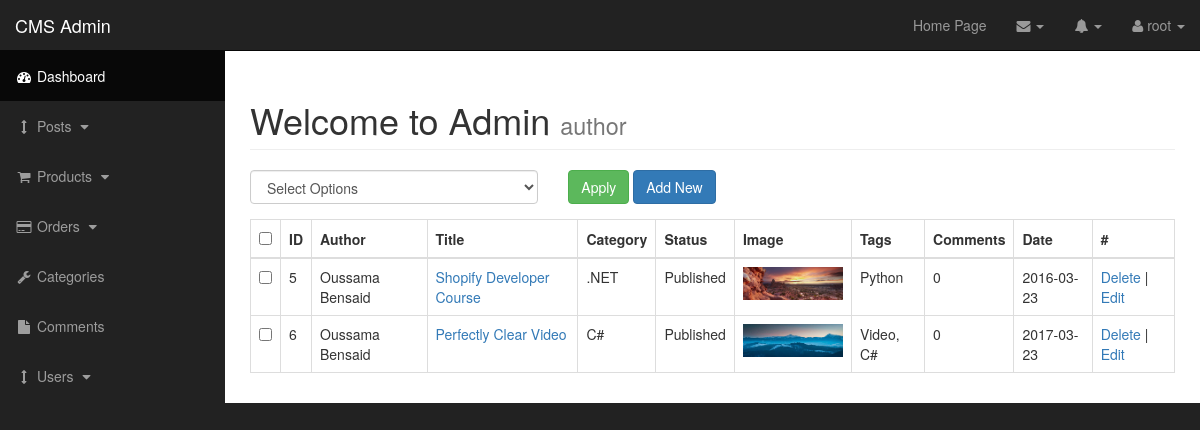
Page /cms-monolithic-legacy-php/admin/posts.php (signed in) on the committed database.
### tables this page shows
CREATE TABLE `posts` (
  `post_id` int(3) NOT NULL,
  `post_category_id` int(11) NOT NULL,
  `post_title` varchar(255) NOT NULL,
  `post_author` varchar(255) NOT NULL,
  `post_date` date NOT NULL,
  `post_image` text NOT NULL,
  `post_content` text NOT NULL,
  `post_tags` varchar(255) NOT NULL,
  `post_comment_count` int(11) NOT NULL,
  `post_status` varchar(255) NOT NULL DEFAULT 'draft'
);

CREATE TABLE `categories` (
  `cat_id` int(3) NOT NULL,
  `cat_title` varchar(255) NOT NULL
);

### cms-monolithic-legacy-php/admin/includes/view_all_posts.php (the view, shortened to what this page needs)
<form action="" method="POST">
    <table class="table table-bordered table-hover" id="viewposts">
        <div class="row">
            <div class="col-sm-4">
                <select class="form-control" name="bulk_option">
                    <option value="">Select Options</option>
                </select>
            </div>
            <div class="form-group col-xs-4">
                <input type="submit" class="btn btn-success" name="apply" value="Apply">
                <a class="btn btn-primary" href="posts.php?source=add_post">Add New</a>
            </div>
        </div>
        <thead>
            <tr>
                <th><input type='checkbox' id='selectAllBoxes' onclick="selectAll(this)"></th>
                <th>ID</th>
                <th>Author</th>
                <th>Title</th>
                <th>Category</th>
                <th>Status</th>
                <th>Image</th>
                <th>Tags</th>
                <th>Comments</th>
                <th>Date</th>
                <th>#</th>
            </tr>
        </thead>
        <tbody>
            <?php
            $query = "SELECT * FROM posts";
            $fetch_posts_data = mysqli_query($connection, $query);
            while ($Row = mysqli_fetch_assoc($fetch_posts_data)) {
                $the_post_id = $Row['post_id'];
                echo "<tr>"; ?>
                <td><input type='checkbox' name='checkBoxArray[]' value='<?php echo $the_post_id ?>'></td>
            <?php
                echo "<td>{$Row['post_id']}</td>
                <td>{$Row['post_author']}</td>
                <td><a href='../post.php?p_id=$the_post_id'>{$Row['post_title']}</a></td>";
                $cat_id = $Row['post_category_id'];
                $query = "SELECT * FROM categories WHERE cat_id=$cat_id";
                $fetch_cat_data = mysqli_query($connection, $query);
                while ($Cat = mysqli_fetch_assoc($fetch_cat_data)) {
                    $cat_title = $Cat["cat_title"];
                    if (isset($cat_title)) {
                        echo "<td>$cat_title</td>";
                    }
                }
                echo "
                <td>{$Row['post_status']}</td>
                <td><img src='../images/{$Row['post_image']}' alt='image' width='100px'></td>
                <td>{$Row['post_tags']}</td>
                <td>{$Row['post_comment_count']}</td>
                <td>{$Row['post_date']}</td>
                <td>
                    <a onClick=\"javascript: return confirm('Are you sure you want to delete'); \" href='posts.php?delete=$the_post_id'>Delete</a>
                    | <a href='posts.php?source=edit_post&p_id=$the_post_id'>Edit</a>
                </td>
            </tr>";
            }
            ?>
        </tbody>
    </table>
</form>

### cms-monolithic-legacy-php/admin/css/sb-admin.css (style rules this page uses)
body { margin-top: 100px; background-color: #222; }
@media (min-width: 768px) { body { margin-top: 50px; } }

### rows in the picture
posts: post_id "5", post_author "Oussama Bensaid", post_title "Shopify Developer Course", post_status "Published", post_image (picture), post_tags "Python", post_comment_count "0", post_date "2016-03-23"
categories: cat_title ".NET"
posts: post_id "6", post_author "Oussama Bensaid", post_title "Perfectly Clear Video", post_status "Published", post_image (picture), post_tags "Video, C#", post_comment_count "0", post_date "2017-03-23"
categories: cat_title "C#"

### other values in the picture
$_SESSION['username'] "root"
